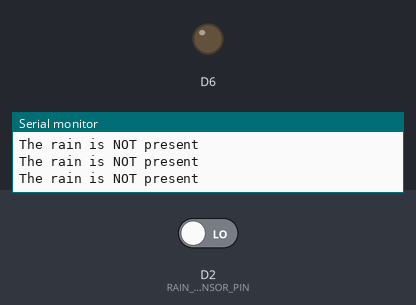
Recording of a sketch running on a simulated ESP8266 (NodeMCU). Shown: output pins drawn as LEDs (lit = HIGH), the last lines printed to the serial monitor. Inputs (shaded band) come from the test bench; at power-on: D2 (RAIN_SENSOR_PIN) LOW.

Above: at 1.2 s.
1.3 s: D2 (RAIN_SENSOR_PIN) driven HIGH
At 2.5 s:
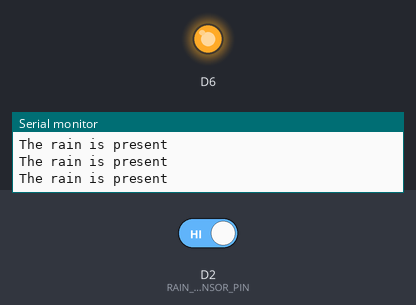
2.8 s: D2 (RAIN_SENSOR_PIN) driven LOW
At 3.7 s:
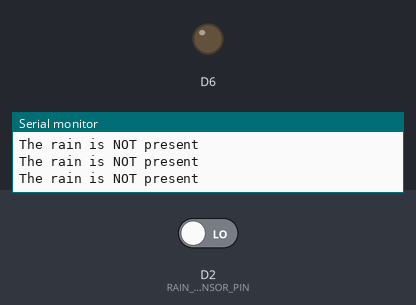
Timing chart, 0 to 5.8 s (numbered marks = the images above; inputs shaded):
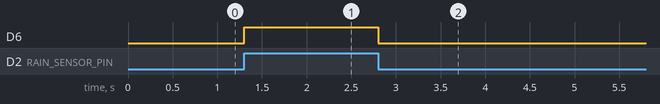

Measured:
- after the input at 1.3 s, D6: LOW → HIGH at once
- after the input at 2.8 s, D6: HIGH → LOW at once

The sketch:

rain_sensor.1.ino
```cpp
const int RAIN_SENSOR_PIN = D2;
const int buzzer = D6;

void setup() {
  // initialize serial communication at 9600 bits per second:
  Serial.begin(9600);
  // initialize the Arduino's pin as aninput
  pinMode(RAIN_SENSOR_PIN, INPUT);
  pinMode(D6,OUTPUT);
}

void loop() {
  // read the state of the the input pin:
  int state = digitalRead(RAIN_SENSOR_PIN);

  if (state == HIGH){
  digitalWrite(D6,HIGH);
    Serial.println("The rain is present");
  }
  else
  { digitalWrite(D6,LOW);
    Serial.println("The rain is NOT present");
  }
  delay(100);
}
```
